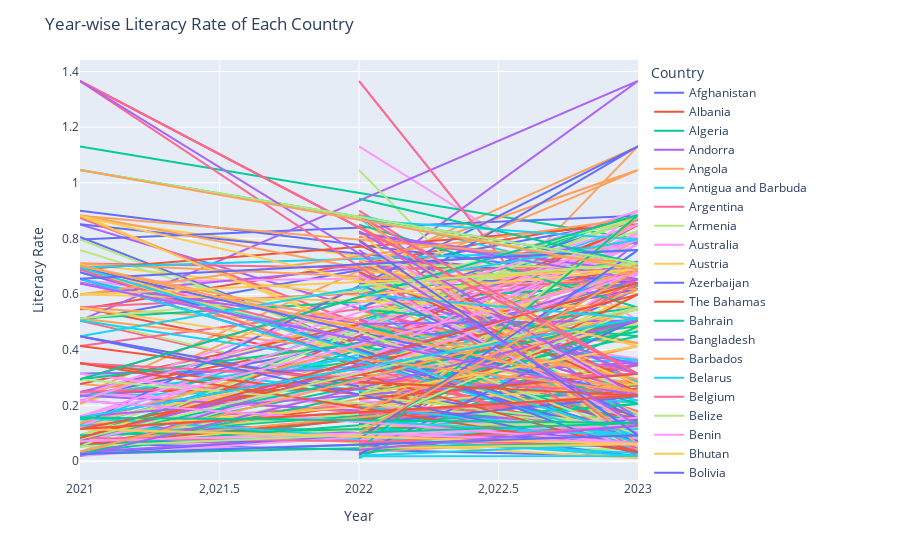

Notebook source saved alongside this figure:
### Code cell
# Plot the year wise literacy rate of each country.

import pandas as pd
import plotly.express as px
df =  pd.read_excel("world_literacy_data_2021_2023.xlsx")
fig = px.line(df, x='Year', y='Literacy Rate', color='Country')
fig.update_layout(
    title='Year-wise Literacy Rate of Each Country',
    xaxis_title='Year',
    yaxis_title='Literacy Rate',
    legend_title='Country'
)
fig.show()
